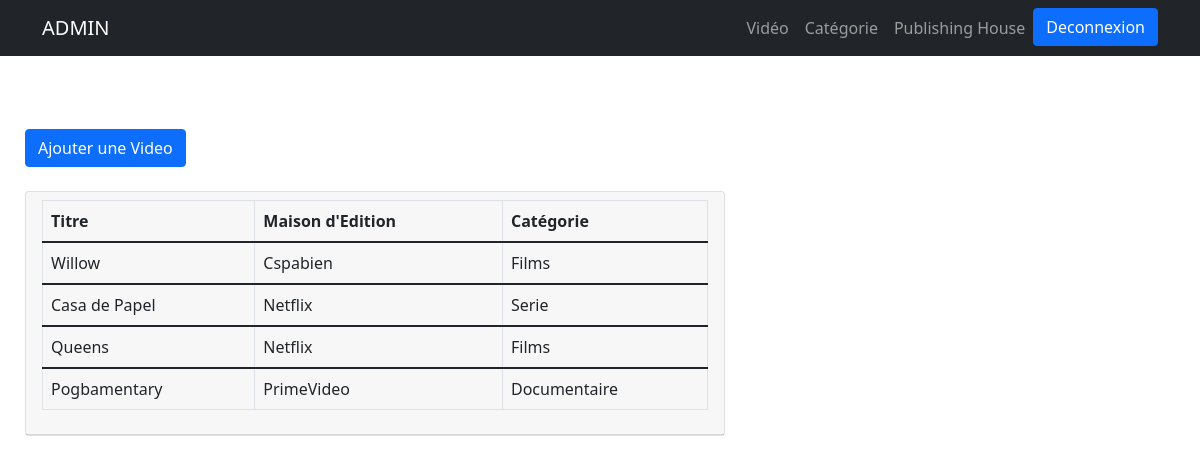
Screenshot of /Proprio/video.php (signed in) with the database file from the repository.
### tables this page shows
CREATE TABLE IF NOT EXISTS `video` (
  `idvideo` int(11) NOT NULL AUTO_INCREMENT,
  `titre` char(25) DEFAULT NULL,
  `idmaison` int(11) DEFAULT NULL,
  `idcategorie` int(11) DEFAULT NULL,
  PRIMARY KEY (`idvideo`),
  KEY `idmaison` (`idmaison`),
  KEY `idcategorie` (`idcategorie`)
);

CREATE TABLE IF NOT EXISTS `maison` (
  `idmaison` int(11) NOT NULL AUTO_INCREMENT,
  `nom_maison` char(40) DEFAULT NULL,
  PRIMARY KEY (`idmaison`)
);

CREATE TABLE IF NOT EXISTS `categorie` (
  `idcategorie` int(11) NOT NULL AUTO_INCREMENT,
  `nom_categorie` char(25) DEFAULT NULL,
  PRIMARY KEY (`idcategorie`)
);

### Proprio/admin/affvideo.php (called while the page is built, shortened)
<?php
    require ('dbconnexion.php');
    $re = $bdd->query('SELECT * FROM video, maison, categorie WHERE video.idmaison = maison.idmaison AND categorie.idcategorie = video.idcategorie');
?>

### Proprio/video.php (the view, shortened to what this page needs)
<?php
    require('index.php');
    require('admin/affvideo.php');
?>
<div class="col-md-7" style="margin: 25px ;">
    <a href="ajoutvid.php" class="btn btn-primary">Ajouter une Video</a> <br><br>
    <div class="card">
    <div class="card-header">
        <table class="table table-bordered">
            <thead >
                <tr>
                    <th>Titre</th>
                    <th>Maison d'Edition</th>
                    <th>Catégorie</th>
                </tr>
            </thead>
            <?php while($liste = $re->fetch()) { ?>
            <tbody>
                <tr>
                    <td><?= $liste['titre']; ?></td>
                    <td><?= $liste['nom_maison']; ?></td>
                    <td><?= $liste['nom_categorie']; ?></td>
                </tr>
            </tbody>
            <?php } ?>
        </table>
    </div>
    </div>
</div>

### rows the page displays
video: titre "Willow", idmaison.nom_maison "Cspabien", idcategorie.nom_categorie "Films"
video: titre "Casa de Papel", idmaison.nom_maison "Netflix", idcategorie.nom_categorie "Serie"
video: titre "Queens", idmaison.nom_maison "Netflix", idcategorie.nom_categorie "Films"
video: titre "Pogbamentary", idmaison.nom_maison "PrimeVideo", idcategorie.nom_categorie "Documentaire"
